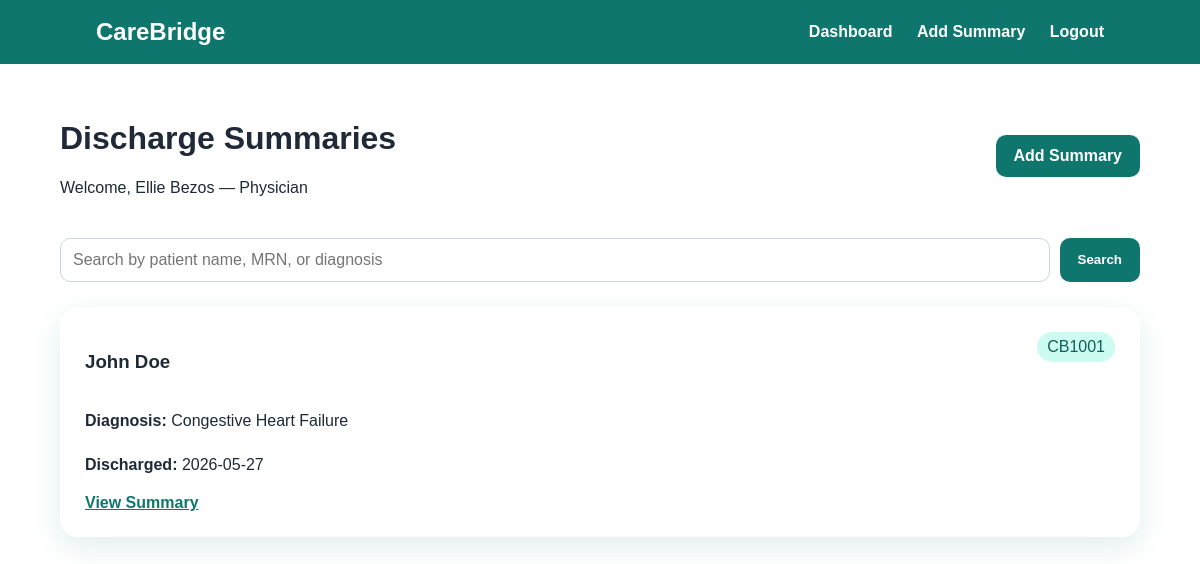
The page /dashboard (signed in) on the database its author committed.
### app.py (models this page shows)
class Patient(db.Model):
    id = db.Column(db.Integer, primary_key=True)
    mrn = db.Column(db.String(30), unique=True, nullable=False)
    full_name = db.Column(db.String(120), nullable=False)
    dob = db.Column(db.String(20), nullable=False)
    hospital_name = db.Column(db.String(120), nullable=False)
    ward = db.Column(db.String(80), nullable=False)
    discharging_physician = db.Column(db.String(120), nullable=False)
    physician_contact = db.Column(db.String(50), nullable=False)
    diagnosis = db.Column(db.String(200), nullable=False)
    discharge_date = db.Column(db.String(20), nullable=False)
    summary = db.Column(db.Text, nullable=False)
    medications = db.Column(db.Text, nullable=False)
    follow_up = db.Column(db.Text, nullable=False)
    created_at = db.Column(db.DateTime, default=datetime.utcnow)

### app.py (the view)
@app.route("/dashboard")
@login_required
def dashboard():
    search = request.args.get("search", "").strip()
    query = Patient.query
    if search:
        query = query.filter(
            (Patient.full_name.ilike(f"%{search}%")) |
            (Patient.mrn.ilike(f"%{search}%")) |
            (Patient.diagnosis.ilike(f"%{search}%"))
        )
    patients = query.order_by(Patient.created_at.desc()).all()
    return render_template("dashboard.html", patients=patients, search=search)

### app.py (called while the page is built)
def login_required(view):
    @wraps(view)
    def wrapped_view(*args, **kwargs):
        if "user_id" not in session:
            flash("Please log in first.", "warning")
            return redirect(url_for("login"))
        return view(*args, **kwargs)
    return wrapped_view

### templates/dashboard.html
{% extends "base.html" %}
{% block content %}
<div class="page-header">
    <div>
        <h1>Discharge Summaries</h1>
        <p>Welcome, {{ session.get("full_name") }} — {{ session.get("role") }}</p>
    </div>
    <a class="btn" href="{{ url_for('add_patient') }}">Add Summary</a>
</div>
<form class="search-bar" method="GET">
    <input id="searchInput"
           type="text"
           name="search"
           value="{{ search }}"
           placeholder="Search by patient name, MRN, or diagnosis">
    <button class="btn" type="submit">Search</button>
</form>
<div class="grid">
    {% for patient in patients %}
    <article class="patient-card">
        <div class="card-top">
            <h3>{{ patient.full_name }}</h3>
            <span>{{ patient.mrn }}</span>
        </div>
        <div class="patient-meta">
    <p><strong>Diagnosis:</strong> {{ patient.diagnosis }}</p>
    <p><strong>Discharged:</strong> {{ patient.discharge_date }}</p>
</div>
        <a class="link" href="{{ url_for('patient_detail', patient_id=patient.id) }}">View Summary</a>
    </article>
    {% else %}
    <p>No matching records found.</p>
    {% endfor %}
</div>
{% endblock %}

### static/css/style.css (style rules this page uses)
* { box-sizing: border-box; }
body { margin: 0; font-family: Arial, Helvetica, sans-serif; color: #1f2937; background: url("../images/doctor.jpg"); background-size: cover; background-position: center; background-repeat: no-repeat; background-attachment: fixed; }
.hero-card, .form-card, .patient-card, .summary { background: rgba(255,255,255,0.88); border-radius: 18px; padding: 25px; box-shadow: 0 10px 30px rgba(15, 118, 110, 0.12); }
.btn, .btn-small { display: inline-block; background: #0f766e; color: white; border: none; padding: 12px 18px; border-radius: 10px; text-decoration: none; cursor: pointer; font-weight: bold; }
input, select, textarea { width: 100%; padding: 12px; border: 1px solid #cbd5e1; border-radius: 10px; font-size: 1rem; }
.page-header { display: flex; justify-content: space-between; align-items: center; margin-bottom: 25px; }
.search-bar { display: flex; gap: 10px; margin-bottom: 25px; }
.grid { display: grid; grid-template-columns: repeat(auto-fit, minmax(260px, 1fr)); gap: 20px; }
.card-top { display: flex; justify-content: space-between; gap: 10px; }
.card-top span { background: #ccfbf1; color: #115e59; padding: 6px 10px; border-radius: 999px; height: fit-content; }
.link { color: #0f766e; font-weight: bold; }
.patient-meta { margin: 15px 0; line-height: 1.7; }

### rows shown on the page
Patient: full_name "John Doe", mrn "CB1001", diagnosis "Congestive Heart Failure", discharge_date "2026-05-27"

### other values the page prints
{{ session.get("full_name") }} "Ellie Bezos"
{{ session.get("role") }} "Physician"
